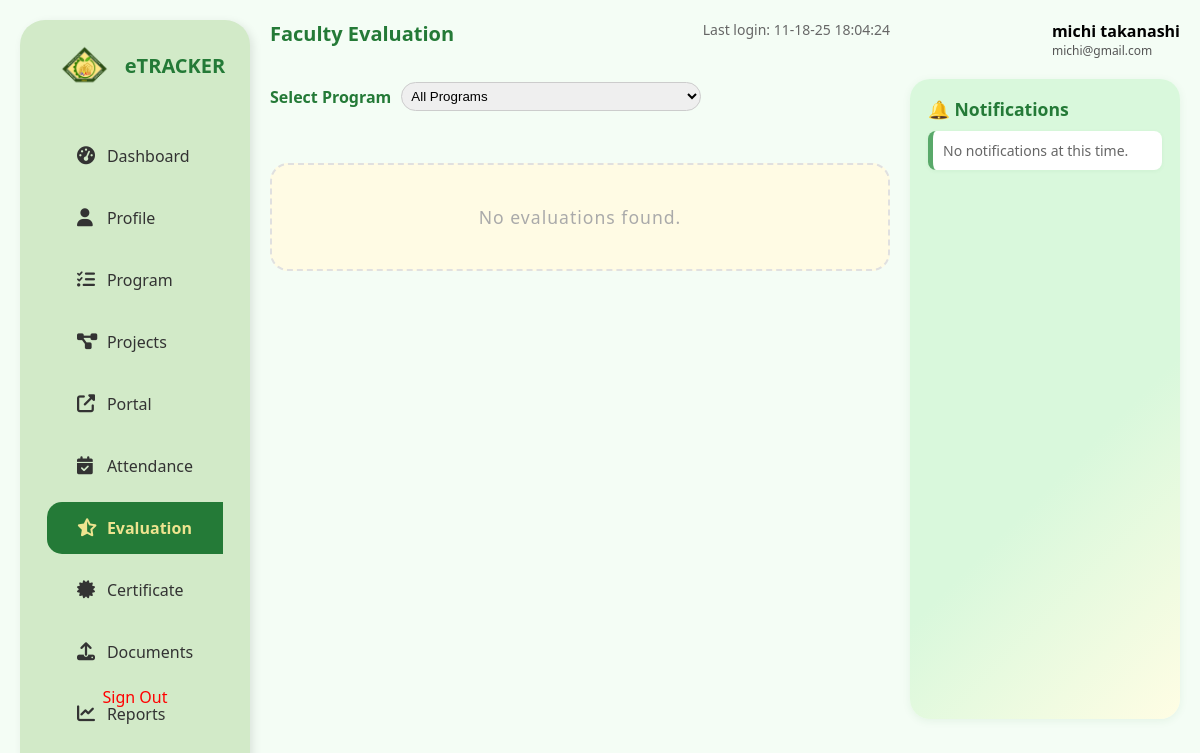
Before: /FACULTY/Evaluation.php (signed in) with the older database file.
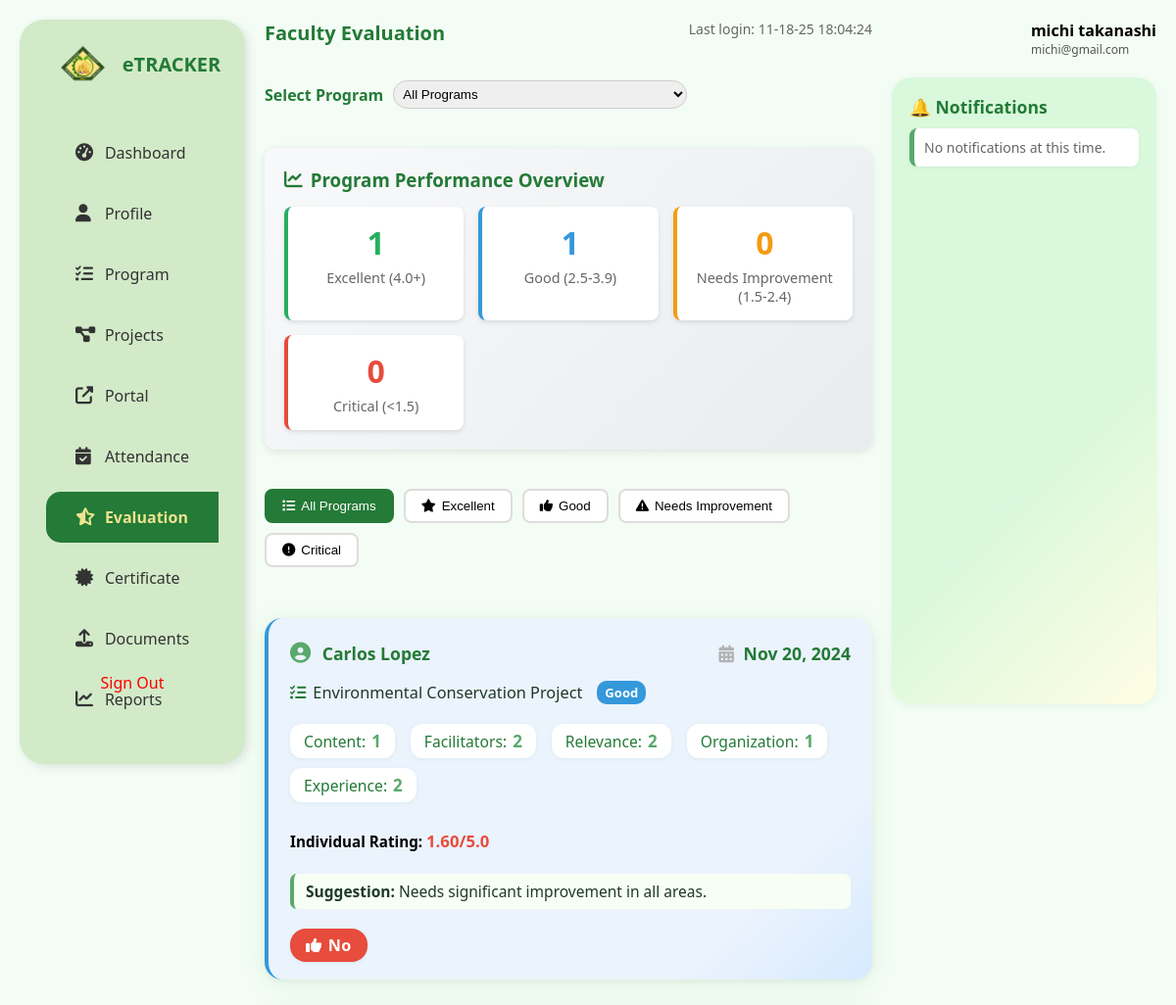
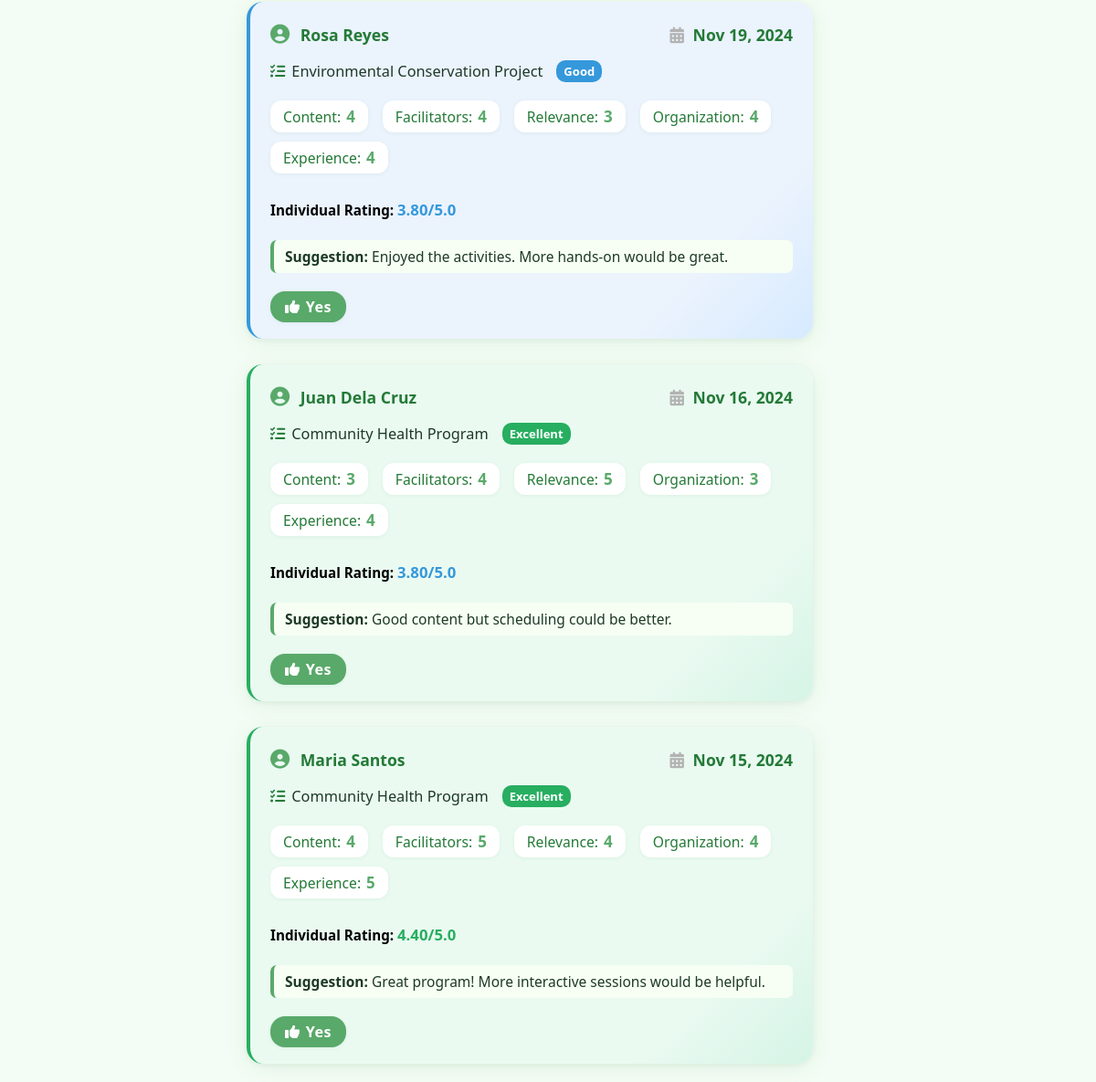
After: the same page with the newer database file (2 pictures, top to bottom).
### tables this page shows
CREATE TABLE `users` (
  `id` int(11) NOT NULL AUTO_INCREMENT,
  `firstname` varchar(100) DEFAULT NULL,
  `lastname` varchar(100) DEFAULT NULL,
  `email` varchar(255) DEFAULT NULL,
  `password` varchar(255) DEFAULT NULL,
  `department_id` int(11) DEFAULT NULL,
  `role` enum('admin','faculty','student') DEFAULT NULL,
  `created_at` timestamp NOT NULL DEFAULT current_timestamp(),
  `phone` varchar(20) DEFAULT NULL,
  `department` varchar(100) DEFAULT NULL,
  `comm_preference` enum('email','sms') DEFAULT 'email',
  `verification_status` enum('verified','unverified') DEFAULT 'unverified',
  PRIMARY KEY (`id`),
  KEY `department_id` (`department_id`),
  CONSTRAINT `users_ibfk_1` FOREIGN KEY (`department_id`) REFERENCES `departments` (`department_id`) ON DELETE CASCADE
);

CREATE TABLE `detailed_evaluations` (
  `id` int(11) NOT NULL AUTO_INCREMENT,
  `evaluation_id` int(11) DEFAULT NULL,
  `eval_date` datetime DEFAULT current_timestamp(),
  `reviewed` tinyint(1) DEFAULT 0 COMMENT 'Whether evaluation has been reviewed by admin',
  `admin_suggestion` text DEFAULT NULL COMMENT 'Admin suggestion for improvement',
  `admin_suggestion_date` datetime DEFAULT NULL COMMENT 'Date when admin suggestion was added',
  `program_id` int(11) DEFAULT NULL,
  `student_id` int(11) DEFAULT NULL,
  `student_name` varchar(255) DEFAULT NULL,
  `content` int(11) DEFAULT 0,
  `facilitators` int(11) DEFAULT 0,
  `relevance` int(11) DEFAULT 0,
  `organization` int(11) DEFAULT 0,
  `experience` int(11) DEFAULT 0,
  `suggestion` text DEFAULT NULL,
  `recommend` varchar(10) DEFAULT NULL,
  PRIMARY KEY (`id`),
  KEY `idx_reviewed` (`reviewed`),
  KEY `idx_eval_date` (`eval_date`)
);

CREATE TABLE `programs` (
  `id` int(11) NOT NULL AUTO_INCREMENT,
  `program_name` varchar(255) NOT NULL,
  `project_titles` longtext DEFAULT NULL,
  `department_id` int(11) DEFAULT NULL,
  `department` varchar(100) DEFAULT NULL,
  `program_type` varchar(100) DEFAULT NULL,
  `location` varchar(255) DEFAULT NULL,
  `target_audience` varchar(100) DEFAULT NULL,
  `start_date` date DEFAULT NULL,
  `previous_date` date DEFAULT NULL,
  `end_date` date DEFAULT NULL,
  `status` enum('planning','ongoing','ended','completed','cancelled') DEFAULT 'planning',
  `max_students` int(11) DEFAULT 0,
  `male_count` int(11) DEFAULT 0,
  `female_count` int(11) DEFAULT 0,
  `requirements` text DEFAULT NULL,
  `budget` decimal(10,2) DEFAULT NULL,
  `description` text DEFAULT NULL,
  `sdg_goals` text DEFAULT NULL,
  `faculty_id` int(11) DEFAULT NULL,
  `created_at` timestamp NOT NULL DEFAULT current_timestamp(),
  `updated_at` timestamp NOT NULL DEFAULT current_timestamp() ON UPDATE current_timestamp(),
  `is_archived` tinyint(1) NOT NULL DEFAULT 0,
  `archived_at` datetime DEFAULT NULL,
  PRIMARY KEY (`id`),
  KEY `fk_faculty_id_faculty` (`faculty_id`),
  KEY `programs_ibfk_1` (`department_id`),
  KEY `idx_programs_is_archived` (`is_archived`),
  KEY `idx_programs_department_id` (`department_id`),
  KEY `idx_programs_faculty_id` (`faculty_id`),
  KEY `idx_programs_status` (`status`),
  CONSTRAINT `fk_faculty_id_faculty` FOREIGN KEY (`faculty_id`) REFERENCES `users` (`id`) ON DELETE CASCADE ON UPDATE CASCADE,
  CONSTRAINT `programs_ibfk_1` FOREIGN KEY (`department_id`) REFERENCES `departments` (`department_id`) ON DELETE CASCADE ON UPDATE CASCADE
);

### FACULTY/Evaluation.php (the view, shortened to what the rows shown need)
<?php
require_once 'db.php';
$user_id = $_SESSION['user_id'];
$user_fullname = 'Unknown User';
$user_email = 'unknown@cvsu.edu.ph';
$user_sql = "SELECT firstname, lastname, email FROM users WHERE id = ?";
$user_stmt = $conn->prepare($user_sql);
$user_stmt->bind_param("i", $user_id);
$user_stmt->execute();
$user_result = $user_stmt->get_result();
if ($user_row = $user_result->fetch_assoc()) {
    $user_fullname = $user_row['firstname'] . ' ' . $user_row['lastname'];
    $user_email = $user_row['email'];
}
$faculty_id = '';
$faculty_sql = "SELECT id FROM faculty WHERE user_id = ?";
$faculty_stmt = $conn->prepare($faculty_sql);
$faculty_stmt->bind_param("i", $user_id);
$faculty_stmt->execute();
$faculty_result = $faculty_stmt->get_result();
if ($faculty_row = $faculty_result->fetch_assoc()) {
    $faculty_id = $faculty_row['id'];
}
$selected_program_id = isset($_GET['program_id']) && $_GET['program_id'] != 'all' ? $_GET['program_id'] : 'all';
$eval_query = "SELECT de.*, p.program_name
               FROM detailed_evaluations de
               JOIN programs p ON de.program_id = p.id
               WHERE p.faculty_id = ?";
$eval_query .= " ORDER BY de.eval_date DESC";
$eval_stmt = $conn->prepare($eval_query);
if ($selected_program_id != 'all') {
    $eval_stmt->bind_param("ii", $faculty_id, $selected_program_id);
} else {
    $eval_stmt->bind_param("i", $faculty_id);
}
$eval_stmt->execute();
$eval_result = $eval_stmt->get_result();
$evaluations = [];
if ($eval_result) {
    while ($row = $eval_result->fetch_assoc()) {
        $evaluations[] = $row;
    }
}
?>
<!DOCTYPE html>
<html lang="en">
<head>
  <link rel="stylesheet" href="sample.css" />
  <link rel="stylesheet" href="https://cdnjs.cloudflare.com/ajax/libs/font-awesome/6.5.0/css/all.min.css">
</head>
<body>
  <div class="container">
    <div class="main-grid">
      <div class="main-content">
        <?php
        $program_stats = [];
        $program_ratings = [];
        foreach ($evaluations as $eval) {
          $program_name = $eval['program_name'];
          if (!isset($program_ratings[$program_name])) {
            $program_ratings[$program_name] = [];
          }
          $ratings = [$eval['content'], $eval['facilitators'], $eval['relevance'], $eval['organization'], $eval['experience']];
          $avg = array_sum($ratings) / count($ratings);
          $program_ratings[$program_name][] = $avg;
        }
        foreach ($program_ratings as $program => $ratings) {
          $avg = array_sum($ratings) / count($ratings);
          $status = 'excellent';
          $status_text = 'Excellent';
          $status_color = '#27ae60';
          if ($avg < 1.5) {
            $status = 'critical';
            $status_text = 'Critical';
            $status_color = '#e74c3c';
          } elseif ($avg < 2.5) {
            $status = 'needs-improvement';
            $status_text = 'Needs Improvement';
            $status_color = '#f39c12';
          } elseif ($avg < 4.0) {
            $status = 'good';
            $status_text = 'Good';
            $status_color = '#3498db';
          }
          $program_stats[$program] = [
            'average' => $avg,
            'status' => $status,
            'status_text' => $status_text,
            'status_color' => $status_color,
            'count' => count($ratings)
          ];
        }
        ?>
        <div class="evaluation-cards">
          <?php if (empty($evaluations)): ?>
            <div class="eval-card empty">
              <div class="empty-msg">No evaluations found.</div>
            </div>
          <?php else: ?>
            <?php foreach ($evaluations as $eval): ?>
              <?php
              $program_name = $eval['program_name'];
              $program_info = $program_stats[$program_name] ?? null;
              $ratings = [$eval['content'], $eval['facilitators'], $eval['relevance'], $eval['organization'], $eval['experience']];
              $individual_avg = array_sum($ratings) / count($ratings);
              ?>
              <div class="eval-card" data-quality="<?php echo $program_info ? $program_info['status'] : 'unknown'; ?>">
                <div class="eval-header">
                  <div class="eval-name">
                    <i class="fas fa-user-circle"></i>
                    <?php echo htmlspecialchars($eval['student_name'] ?? 'N/A'); ?>
                  </div>
                  <div class="eval-date">
                    <i class="fas fa-calendar-alt"></i>
                    <?php echo htmlspecialchars(date('M d, Y', strtotime($eval['eval_date'] ?? 'now'))); ?>
                  </div>
                </div>
                <div class="eval-program">
                  <i class="fas fa-tasks"></i>
                  <?php echo htmlspecialchars($eval['program_name']); ?>
                  <?php if ($program_info): ?>
                    <span class="quality-badge <?php echo $program_info['status']; ?>"
                          style="background-color: <?php echo $program_info['status_color']; ?>;"
                          title="Program Average: <?php echo number_format($program_info['average'], 2); ?>/5.0">
                      <?php echo $program_info['status_text']; ?>
                    </span>
                  <?php endif; ?>
                </div>
                <div class="eval-ratings">
                  <div class="eval-badge content">Content: <span><?php echo htmlspecialchars($eval['content'] ?? '-'); ?></span></div>
                  <div class="eval-badge facilitators">Facilitators: <span><?php echo htmlspecialchars($eval['facilitators'] ?? '-'); ?></span></div>
                  <div class="eval-badge relevance">Relevance: <span><?php echo htmlspecialchars($eval['relevance'] ?? '-'); ?></span></div>
                  <div class="eval-badge organization">Organization: <span><?php echo htmlspecialchars($eval['organization'] ?? '-'); ?></span></div>
                  <div class="eval-badge experience">Experience: <span><?php echo htmlspecialchars($eval['experience'] ?? '-'); ?></span></div>
                </div>
                <div class="individual-rating">
                  <strong>Individual Rating: </strong>
                  <span class="rating-value <?php echo $individual_avg >= 4 ? 'excellent' : ($individual_avg >= 2.5 ? 'good' : 'poor'); ?>">
                    <?php echo number_format($individual_avg, 2); ?>/5.0
                  </span>
                </div>
                <div class="eval-suggestion">
                  <strong>Suggestion:</strong>
                  <span><?php echo htmlspecialchars($eval['suggestion'] ?? '-'); ?></span>
                </div>
                <div class="eval-recommend">
                  <span class="recommend-badge <?php echo strtolower($eval['recommend'] ?? ''); ?>">
                    <i class="fas fa-thumbs-up"></i>
                    <?php echo htmlspecialchars($eval['recommend'] ?? '-'); ?>
                  </span>
                </div>
              </div>
            <?php endforeach; ?>
          <?php endif; ?>
        </div>
      </div>
      <div class="right-panel">
        <div class="user-info">
          <div class="name"><?php echo htmlspecialchars($user_fullname); ?></div>
          <div class="email"><?php echo htmlspecialchars($user_email); ?></div>
        </div>
      </div>
    </div>
  </div>
</body>
</html>

Changed rows visible on the page:
added detailed_evaluations: student_name "Carlos Lopez", eval_date "Nov 20, 2024", program.program_name "Environmental Conservation Project", program.program_name "Good", content "1", facilitators "2", relevance "2", organization "1", experience "2", individual_avg "1.60", suggestion "Needs significant improvement in all areas.", recommend "No"
added detailed_evaluations: student_name "Rosa Reyes", eval_date "Nov 19, 2024", program.program_name "Environmental Conservation Project", program.program_name "Good", content "4", facilitators "4", relevance "3", organization "4", experience "4", individual_avg "3.80", suggestion "Enjoyed the activities. More hands-on would be great.", recommend "Yes"
added detailed_evaluations: student_name "Juan Dela Cruz", eval_date "Nov 16, 2024", program.program_name "Community Health Program", program.program_name "Excellent", content "3", facilitators "4", relevance "5", organization "3", experience "4", individual_avg "3.80", suggestion "Good content but scheduling could be better.", recommend "Yes"
added detailed_evaluations: student_name "Maria Santos", eval_date "Nov 15, 2024", program.program_name "Community Health Program", program.program_name "Excellent", content "4", facilitators "5", relevance "4", organization "4", experience "5", individual_avg "4.40", suggestion "Great program! More interactive sessions would be helpful.", recommend "Yes"
Other visible differences:
$excellent: (not shown) → "1"
$good: (not shown) → "1"
$needs_improvement: (not shown) → "0"
$critical: (not shown) → "0"
text no longer shown: "No evaluations found."
text now shown: "Program Performance Overview Excellent (4.0+) Good (2.5-3.9) Needs Improvement (1.5-2.4) Critical (<1.5) All Programs Excellent Good Needs Improvement Critical"
